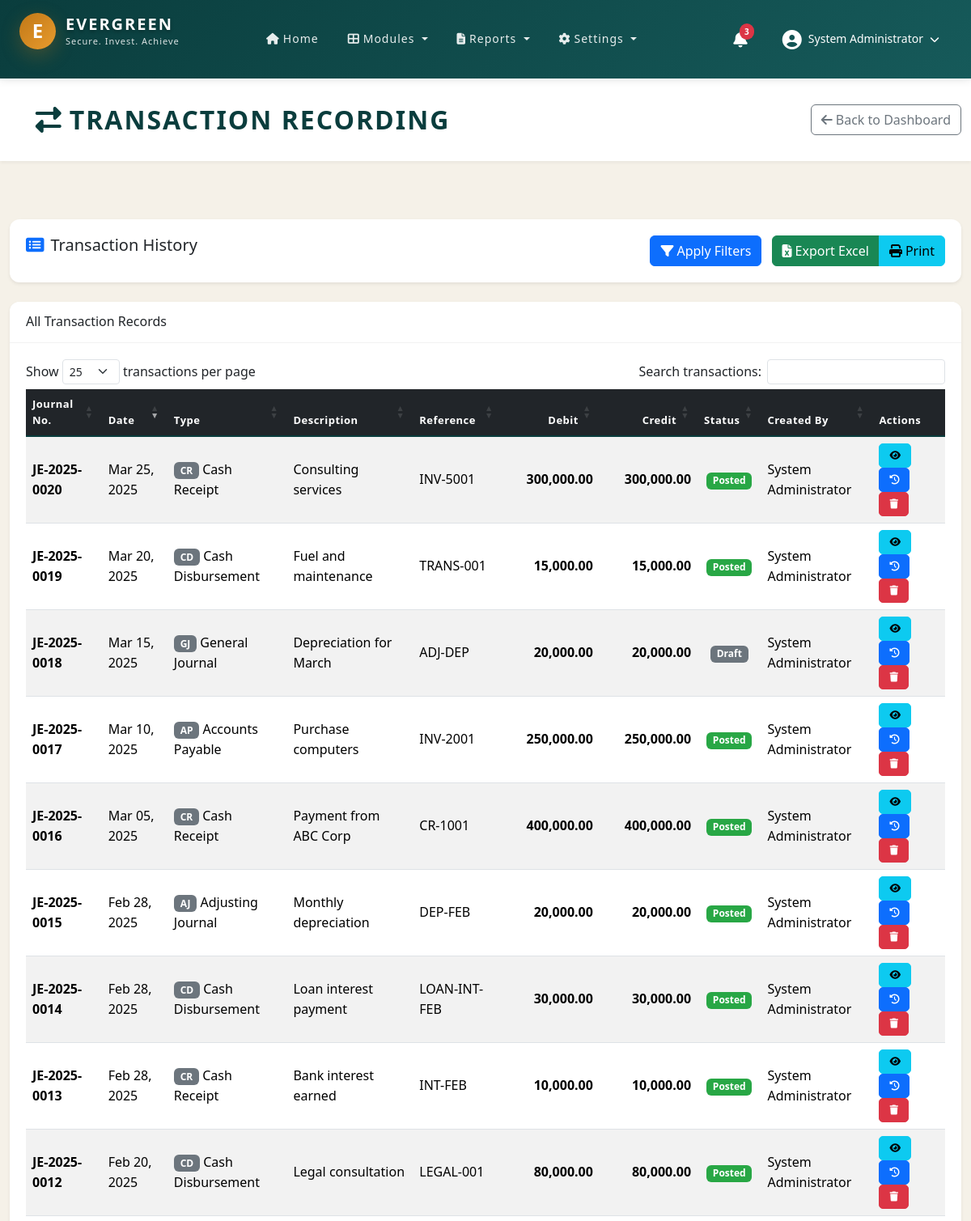
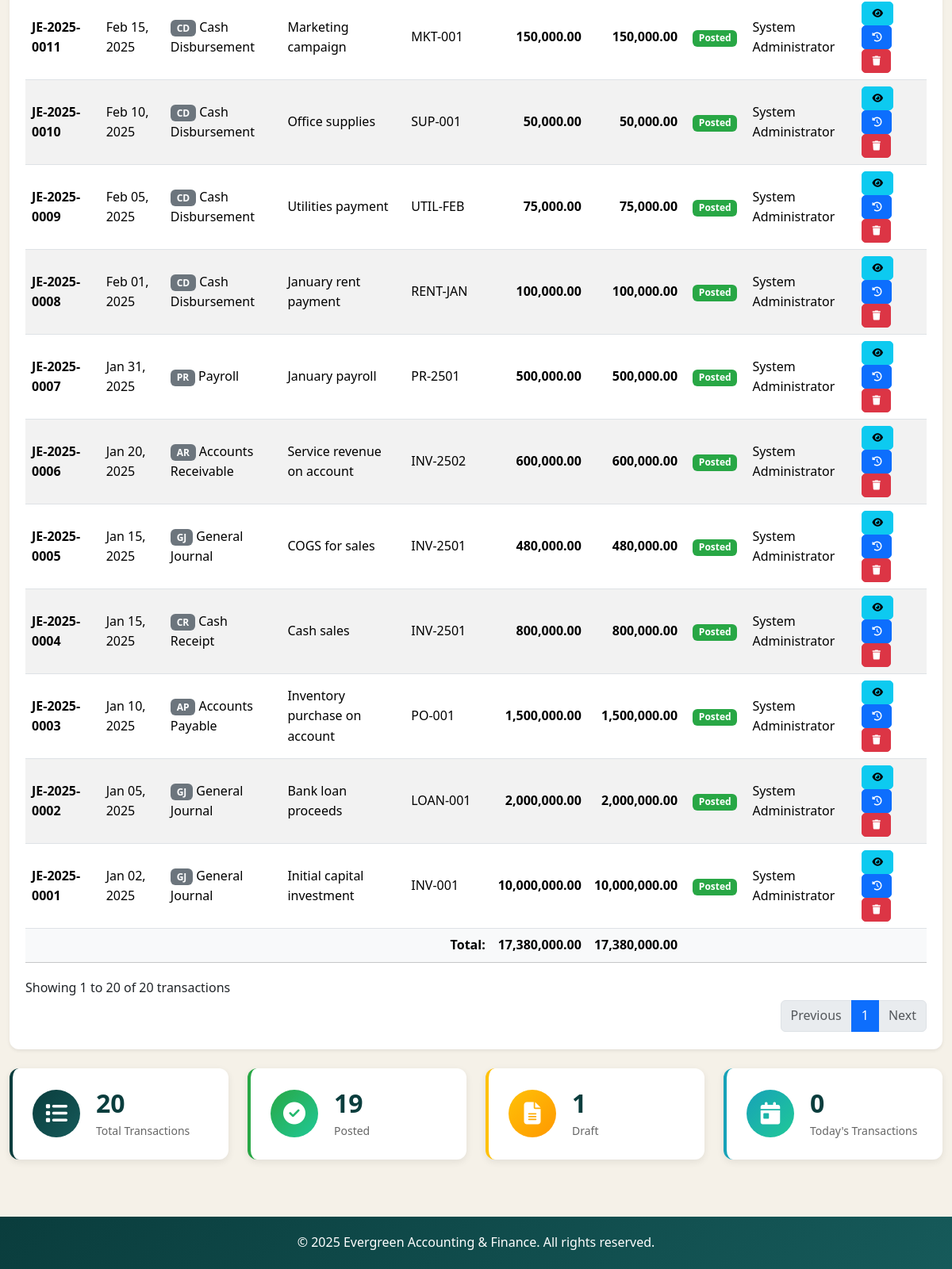
Screenshot of /modules/transaction-reading.php (signed in) with the database file from the repository (2 pictures, top to bottom).
### tables this page shows
CREATE TABLE users (
    id INT AUTO_INCREMENT PRIMARY KEY,
    username VARCHAR(50) UNIQUE NOT NULL,
    password_hash VARCHAR(255) NOT NULL,
    email VARCHAR(100) UNIQUE NOT NULL,
    full_name VARCHAR(100) NOT NULL,
    is_active BOOLEAN DEFAULT TRUE,
    last_login DATETIME,
    created_at DATETIME DEFAULT CURRENT_TIMESTAMP,
    updated_at DATETIME DEFAULT CURRENT_TIMESTAMP ON UPDATE CURRENT_TIMESTAMP,
    INDEX idx_username (username),
    INDEX idx_email (email)
);

CREATE TABLE journal_entries (
    id BIGINT AUTO_INCREMENT PRIMARY KEY,
    journal_no VARCHAR(50) UNIQUE NOT NULL,
    journal_type_id INT NOT NULL,
    entry_date DATE NOT NULL,
    description TEXT,
    fiscal_period_id INT NOT NULL,
    reference_no VARCHAR(100),
    total_debit DECIMAL(18,2) DEFAULT 0.00,
    total_credit DECIMAL(18,2) DEFAULT 0.00,
    status ENUM('draft','posted','reversed','voided') DEFAULT 'draft',
    posted_by INT,
    posted_at DATETIME,
    created_by INT NOT NULL,
    created_at DATETIME DEFAULT CURRENT_TIMESTAMP,
    updated_at DATETIME DEFAULT CURRENT_TIMESTAMP ON UPDATE CURRENT_TIMESTAMP,
    FOREIGN KEY (journal_type_id) REFERENCES journal_types(id),
    FOREIGN KEY (fiscal_period_id) REFERENCES fiscal_periods(id),
    FOREIGN KEY (posted_by) REFERENCES users(id),
    FOREIGN KEY (created_by) REFERENCES users(id),
    INDEX idx_journal_no (journal_no),
    INDEX idx_status (status),
    INDEX idx_entry_date (entry_date)
);

CREATE TABLE journal_types (
    id INT AUTO_INCREMENT PRIMARY KEY,
    code VARCHAR(20) UNIQUE NOT NULL,
    name VARCHAR(50) NOT NULL,
    auto_reversing BOOLEAN DEFAULT FALSE,
    description TEXT,
    INDEX idx_code (code)
);

### modules/transaction-reading.php (the view, shortened to what the rows shown need)
<?php
require_once '../config/database.php';
require_once '../includes/session.php';
$current_user = getCurrentUser();
$transactions = [];
$sql = "SELECT
            je.id,
            je.journal_no,
            je.entry_date,
            jt.code as type_code,
            jt.name as type_name,
            je.description,
            je.reference_no,
            je.total_debit,
            je.total_credit,
            je.status,
            u.username as created_by,
            u.full_name as created_by_name,
            je.created_at,
            je.posted_at,
            fp.period_name as fiscal_period
        FROM journal_entries je
        INNER JOIN journal_types jt ON je.journal_type_id = jt.id
        INNER JOIN users u ON je.created_by = u.id
        LEFT JOIN fiscal_periods fp ON je.fiscal_period_id = fp.id
        WHERE je.status NOT IN ('deleted', 'voided')";
$sql .= " ORDER BY je.entry_date DESC, je.journal_no DESC";
try {
    $stmt = $conn->prepare($sql);
    $stmt->execute();
    $result = $stmt->get_result();
    while ($row = $result->fetch_assoc()) {
        $transactions[] = $row;
    }
} catch (Exception $e) {
    error_log("Transaction query error: " . $e->getMessage());
}
?>
<!DOCTYPE html>
<html lang="en">
<head>
    <link href="https://cdn.jsdelivr.net/npm/bootstrap@5.3.2/dist/css/bootstrap.min.css" rel="stylesheet">
    <link rel="stylesheet" href="https://cdnjs.cloudflare.com/ajax/libs/font-awesome/6.5.1/css/all.min.css">
    <link rel="stylesheet" href="https://cdn.datatables.net/1.13.7/css/dataTables.bootstrap5.min.css">
    <link rel="stylesheet" href="../assets/css/style.css">
    <link rel="stylesheet" href="../assets/css/dashboard.css">
    <link rel="stylesheet" href="../assets/css/transaction-reading.css">
</head>
<body>
    <nav class="navbar navbar-expand-lg navbar-custom">
        <div class="container-fluid px-4">
            <div class="logo-section">
            <div class="logo-text">
                <h1>EVERGREEN</h1>
            </div>
        </div>
            <div class="d-flex align-items-center gap-3">
                <div class="dropdown">
                    <a class="user-profile-btn" href="#" id="userDropdown" role="button" data-bs-toggle="dropdown" aria-expanded="false">
                        <i class="fas fa-user-circle me-2"></i>
                        <span class="d-none d-lg-inline"><?php echo htmlspecialchars($current_user['full_name']); ?></span>
                        <i class="fas fa-chevron-down ms-2 d-none d-lg-inline"></i>
                    </a>
                </div>
            </div>
        </div>
    </nav>
    <div class="page-header">
        <div class="container-fluid">
            <div class="row align-items-center">
                <div class="col-md-6">
                    <h2><i class="fas fa-exchange-alt me-2"></i>TRANSACTION RECORDING</h2>
                </div>
            </div>
        </div>
    </div>
    <main class="container-fluid py-4">
        <div class="card shadow-sm">
            <div class="card-body">
                <div class="table-responsive">
                    <table id="transactionTable" class="table table-hover table-striped align-middle">
                        <thead class="table-dark">
                            <tr>
                                <th>Journal No.</th>
                                <th>Date</th>
                                <th>Type</th>
                                <th>Description</th>
                                <th>Reference</th>
                                <th>Debit</th>
                                <th>Credit</th>
                                <th>Status</th>
                                <th>Created By</th>
                                <th>Actions</th>
                            </tr>
                        </thead>
                        <tbody>
                            <?php if (empty($transactions)): ?>
                            <tr>
                                <td colspan="10" class="text-center text-muted">
                                    <div class="py-5">
                                        <i class="fas fa-database fa-3x mb-3 d-block text-secondary"></i>
                                        <p class="mb-0">No transaction data available yet.</p>
                                        <small>Add sample data using the SQL queries provided in the documentation.</small>
                                    </div>
                                </td>
                            </tr>
                            <?php else: ?>
                                <?php
                                $total_debit = 0;
                                $total_credit = 0;
                                foreach ($transactions as $trans):
                                    $total_debit += $trans['total_debit'];
                                    $total_credit += $trans['total_credit'];
                                ?>
                                <tr>
                                    <td><strong><?php echo htmlspecialchars($trans['journal_no']); ?></strong></td>
                                    <td><?php echo date('M d, Y', strtotime($trans['entry_date'])); ?></td>
                                    <td>
                                        <span class="badge bg-secondary"><?php echo htmlspecialchars($trans['type_code']); ?></span>
                                        <?php echo htmlspecialchars($trans['type_name']); ?>
                                    </td>
                                    <td><?php echo htmlspecialchars($trans['description'] ?? '-'); ?></td>
                                    <td><?php echo htmlspecialchars($trans['reference_no'] ?? '-'); ?></td>
                                    <td class="amount-debit text-end"><?php echo number_format($trans['total_debit'], 2); ?></td>
                                    <td class="amount-credit text-end"><?php echo number_format($trans['total_credit'], 2); ?></td>
                                    <td>
                                        <?php
                                        $status_class = [
                                            'draft' => 'status-draft',
                                            'posted' => 'status-posted',
                                            'reversed' => 'status-reversed',
                                            'voided' => 'status-voided'
                                        ];
                                        $class = $status_class[$trans['status']] ?? 'badge-secondary';
                                        ?>
                                        <span class="badge <?php echo $class; ?>"><?php echo ucfirst($trans['status']); ?></span>
                                    </td>
                                    <td><?php echo htmlspecialchars($trans['created_by_name']); ?></td>
                                    <td>
                                        <button class="btn btn-sm btn-info btn-action" onclick="viewTransactionDetails(<?php echo $trans['id']; ?>)" title="View Details">
                                            <i class="fas fa-eye"></i>
                                        </button>
                                        <button class="btn btn-sm btn-primary btn-action" onclick="viewAuditTrail(<?php echo $trans['id']; ?>)" title="Audit Trail">
                                            <i class="fas fa-history"></i>
                                        </button>
                                        <button class="btn btn-sm btn-danger btn-action" onclick="deleteTransaction(<?php echo $trans['id']; ?>)" title="Delete Transaction">
                                            <i class="fas fa-trash"></i>
                                        </button>
                                    </td>
                                </tr>
                                <?php endforeach; ?>
                            <?php endif; ?>
                        </tbody>
                        <tfoot class="table-light">
                            <tr>
                                <th colspan="5" class="text-end">Total:</th>
                                <th class="text-end"><?php echo number_format($total_debit ?? 0, 2); ?></th>
                                <th class="text-end"><?php echo number_format($total_credit ?? 0, 2); ?></th>
                                <th colspan="3"></th>
                            </tr>
                        </tfoot>
                    </table>
                </div>
            </div>
        </div>
    </main>
</body>
</html>

### rows the page displays
users: full_name "System Administrator"
journal_entries: journal_no "JE-2025-0020", entry_date "Mar 25, 2025", journal_type.code "CR", journal_type.name "Cash Receipt", description "Consulting services", reference_no "INV-5001", total_debit "300,000.00", total_credit "300,000.00", status "Posted", posted_by.full_name "System Administrator"
journal_entries: journal_no "JE-2025-0019", entry_date "Mar 20, 2025", journal_type.code "CD", journal_type.name "Cash Disbursement", description "Fuel and maintenance", reference_no "TRANS-001", total_debit "15,000.00", total_credit "15,000.00", status "Posted", posted_by.full_name "System Administrator"
journal_entries: journal_no "JE-2025-0018", entry_date "Mar 15, 2025", journal_type.code "GJ", journal_type.name "General Journal", description "Depreciation for March", reference_no "ADJ-DEP", total_debit "20,000.00", total_credit "20,000.00", status "Draft", created_by.full_name "System Administrator"
journal_entries: journal_no "JE-2025-0017", entry_date "Mar 10, 2025", journal_type.code "AP", journal_type.name "Accounts Payable", description "Purchase computers", reference_no "INV-2001", total_debit "250,000.00", total_credit "250,000.00", status "Posted", posted_by.full_name "System Administrator"
journal_entries: journal_no "JE-2025-0016", entry_date "Mar 05, 2025", journal_type.code "CR", journal_type.name "Cash Receipt", description "Payment from ABC Corp", reference_no "CR-1001", total_debit "400,000.00", total_credit "400,000.00", status "Posted", posted_by.full_name "System Administrator"
journal_entries: journal_no "JE-2025-0015", entry_date "Feb 28, 2025", journal_type.code "AJ", journal_type.name "Adjusting Journal", description "Monthly depreciation", reference_no "DEP-FEB", total_debit "20,000.00", total_credit "20,000.00", status "Posted", posted_by.full_name "System Administrator"
journal_entries: journal_no "JE-2025-0014", entry_date "Feb 28, 2025", journal_type.code "CD", journal_type.name "Cash Disbursement", description "Loan interest payment", reference_no "LOAN-INT-FEB", total_debit "30,000.00", total_credit "30,000.00", status "Posted", posted_by.full_name "System Administrator"
journal_entries: journal_no "JE-2025-0013", entry_date "Feb 28, 2025", journal_type.code "CR", journal_type.name "Cash Receipt", description "Bank interest earned", reference_no "INT-FEB", total_debit "10,000.00", total_credit "10,000.00", status "Posted", posted_by.full_name "System Administrator"
journal_entries: journal_no "JE-2025-0012", entry_date "Feb 20, 2025", journal_type.code "CD", journal_type.name "Cash Disbursement", description "Legal consultation", reference_no "LEGAL-001", total_debit "80,000.00", total_credit "80,000.00", status "Posted", posted_by.full_name "System Administrator"
journal_entries: journal_no "JE-2025-0011", entry_date "Feb 15, 2025", journal_type.code "CD", journal_type.name "Cash Disbursement", description "Marketing campaign", reference_no "MKT-001", total_debit "150,000.00", total_credit "150,000.00", status "Posted", posted_by.full_name "System Administrator"
journal_entries: journal_no "JE-2025-0010", entry_date "Feb 10, 2025", journal_type.code "CD", journal_type.name "Cash Disbursement", description "Office supplies", reference_no "SUP-001", total_debit "50,000.00", total_credit "50,000.00", status "Posted", posted_by.full_name "System Administrator"
journal_entries: journal_no "JE-2025-0009", entry_date "Feb 05, 2025", journal_type.code "CD", journal_type.name "Cash Disbursement", description "Utilities payment", reference_no "UTIL-FEB", total_debit "75,000.00", total_credit "75,000.00", status "Posted", posted_by.full_name "System Administrator"
journal_entries: journal_no "JE-2025-0008", entry_date "Feb 01, 2025", journal_type.code "CD", journal_type.name "Cash Disbursement", description "January rent payment", reference_no "RENT-JAN", total_debit "100,000.00", total_credit "100,000.00", status "Posted", posted_by.full_name "System Administrator"
journal_entries: journal_no "JE-2025-0007", entry_date "Jan 31, 2025", journal_type.code "PR", journal_type.name "Payroll", description "January payroll", reference_no "PR-2501", total_debit "500,000.00", total_credit "500,000.00", status "Posted", posted_by.full_name "System Administrator"
journal_entries: journal_no "JE-2025-0006", entry_date "Jan 20, 2025", journal_type.code "AR", journal_type.name "Accounts Receivable", description "Service revenue on account", reference_no "INV-2502", total_debit "600,000.00", total_credit "600,000.00", status "Posted", posted_by.full_name "System Administrator"
journal_entries: journal_no "JE-2025-0005", entry_date "Jan 15, 2025", journal_type.code "GJ", journal_type.name "General Journal", description "COGS for sales", reference_no "INV-2501", total_debit "480,000.00", total_credit "480,000.00", status "Posted", posted_by.full_name "System Administrator"
journal_entries: journal_no "JE-2025-0004", entry_date "Jan 15, 2025", journal_type.code "CR", journal_type.name "Cash Receipt", description "Cash sales", reference_no "INV-2501", total_debit "800,000.00", total_credit "800,000.00", status "Posted", posted_by.full_name "System Administrator"
journal_entries: journal_no "JE-2025-0003", entry_date "Jan 10, 2025", journal_type.code "AP", journal_type.name "Accounts Payable", description "Inventory purchase on account", reference_no "PO-001", total_debit "1,500,000.00", total_credit "1,500,000.00", status "Posted", posted_by.full_name "System Administrator"
journal_entries: journal_no "JE-2025-0002", entry_date "Jan 05, 2025", journal_type.code "GJ", journal_type.name "General Journal", description "Bank loan proceeds", reference_no "LOAN-001", total_debit "2,000,000.00", total_credit "2,000,000.00", status "Posted", posted_by.full_name "System Administrator"
journal_entries: journal_no "JE-2025-0001", entry_date "Jan 02, 2025", journal_type.code "GJ", journal_type.name "General Journal", description "Initial capital investment", reference_no "INV-001", total_debit "10,000,000.00", total_credit "10,000,000.00", status "Posted", posted_by.full_name "System Administrator"

### other values shown
$total_debit "17,380,000.00"
$total_credit "17,380,000.00"
$stats['total_transactions'] "20"
$stats['posted_count'] "19"
$stats['draft_count'] "1"
$stats['today_count'] "0"
